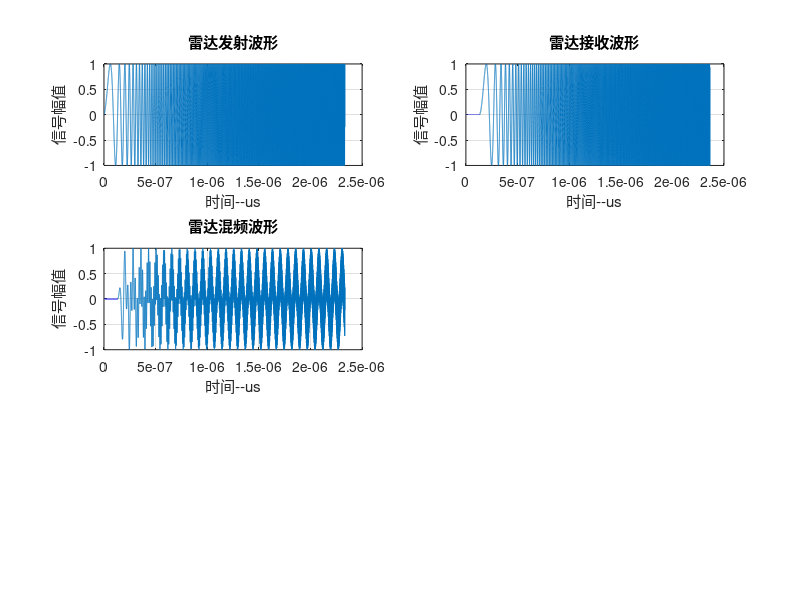

The MATLAB source for this figure: (Note: this script raises an error after producing the figure.)
clc;
clear all;

T=1e-5;                                  %调频周期
B=1e9;                                   %调频带宽 1GHz 
K=B/T;                                   %调频斜率 
Fs=2e10;                                  %采样频率 200Mhz
Ts=1/Fs;                                 %采样频率 5ns
N=T/Ts;                                  %一个周期内共有多少个点


phi0 = 0;                                %初始相位大小
f0 = 1e6;                                %起始频率 1Mhz
t=linspace(0,T,N);                       %调频连续波时间信号
st = sin(2*pi*(f0*t+0.5*K*t.^2+phi0));   %雷达发射波形
figure(2)
subplot(3,2,1)
plot(t(1:20000+26666),st(1:20000+26666));
grid on
xlabel('时间--us');
ylabel('信号幅值');
title('雷达发射波形');
c=3e8;                 %光速
%mm=[30,60,90];        %三个目标的距离
mm = 20;               %单个目标距离
v = 10;                %单个目标速度
rho = 1550e-9;         % 光的波长, 单位(m)
tao=2.*mm./c;          %时间延迟
buchong = zeros(1,floor(tao/Ts));
delta_f = 2 * v / rho; %多普勒频移
tr = linspace(0,T+tao,N);
sr1 = sin(2*pi*((f0)*t+0.5*K*t.^2));  %雷达回波信号，由于距离产生tao时间延时
sr = [buchong,sr1];

subplot(3,2,2)
plot(tr(1:20000+26666),sr(1:20000+26666));
grid on
xlabel('时间--us');
ylabel('信号幅值');
title('雷达接收波形');

st1 = [st,buchong];
y = st1.*sr;           %发射信号和回波信号混频

subplot(3,2,3)
plot(t(1:20000+26666),y(1:20000+26666));
grid on
xlabel('时间--us');
ylabel('信号幅值');
title('雷达混频波形');
% fs=2e8;
Nt = 102400;
n = 1:1:Nt;
fx = Fs/Nt.*n;
fft_y = abs(fft(y,Nt));

%%%%%%%%%%%%%%%%%%%%%%%%%%%%%%低通滤波器设 定
Hd = Fliter_130M;
output = filter(Hd,y);

len = N-length(buchong);
t_all = [t,tr(len:N-1)];
subplot(3,2,4)
plot(t_all,output);
grid on
title('雷达混频信号时域输出');
xlabel('时间--us');
ylabel('信号幅值');

fft_out = abs(fft(output,Nt));
% subplot(4,2,5)
% plot(fx(1:Nt/2),fft_out(1:Nt/2));
% grid on
% title('雷达混频信号频域输出');
% xlabel('频率--Mhz');
% ylabel('信号频谱');
%%%%%%%%%%%%%%%%%%%%%%%%%%%%%% 对中频信号重新采样
%原本信号为20Ghz采样率，需要降低到200Mhz.也就是原来的1/100
k = 0;
for i=1:100:length(output)
    k=k+1;
    Max_out(k) = output(i);
end
tt = 1:1:length(Max_out);
tm = tt.*5e-9;
subplot(3,2,5)
plot(tm,Max_out);

grid on
xlabel('时间--us');
ylabel('信号幅值');
title('混频后输出');

%对混频后输出信号重新做FFT
fs = 2e8;
Ns = 10240;
ns = 1:1:Ns;
fxs = fs/Ns.*ns;
fft_m = abs(fft(Max_out,Ns));


subplot(3,2,6)
plot(fxs,fft_m);
grid on
xlabel('频率--Mhz');
ylabel('信号频谱');
title('重采样后频谱输出');
